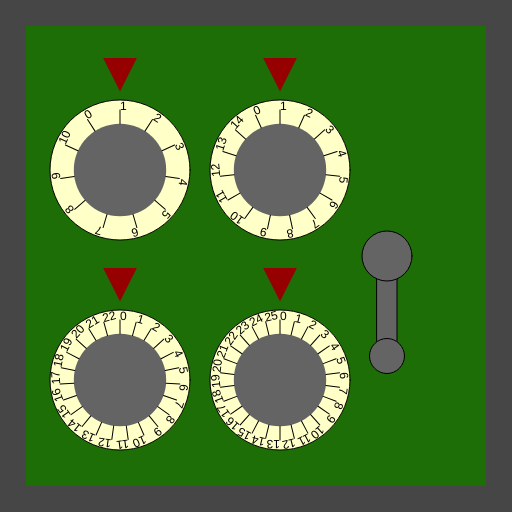
Frame 1 (no input)
Frame 60 (no input): identical to frame 1, image omitted
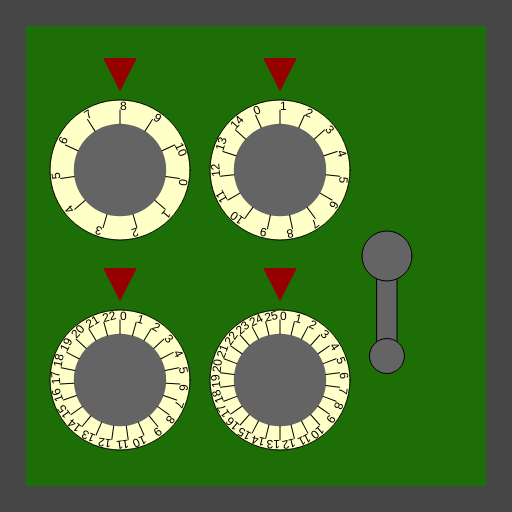
Frame 120 (the mouse pressed at the canvas centre since frame 60)

The p5.js sketch that drew these frames (run headless with seeded random() and noise() and a simulated clock; from frame 60 on, the mouse is pressed at the canvas centre):

// p5.js sketch
// ── sketch.js
/*

Officer: 1450836
CaseNum: 303-2-82870950-1450836

Case 303 - The Case of the Crooked Attorney
Stage 3 - The Gates Bank

I’ve made an appointment for you at the Gates Bank to retrieve your safe deposit box from the vault.
Actually you will break into Torvalds’ one.

Crack the safe by doing the following:

	Whilst the mouse is moving:
	- Make ClassifiedSafeVal0 equal to the value of mouseX
	- Use the 'constrain' function to prevent ClassifiedSafeVal0 from falling below 1 and going above 8

	When any key is released:
	- Increment ClassifiedSafeVal1 by 2
	- Use the 'min' function to prevent ClassifiedSafeVal1 from going above 17

	Whilst the mouse is moving:
	- Make ClassifiedSafeVal2 equal to the value of mouseY
	- Use the 'max' function to prevent ClassifiedSafeVal2 from falling below 1

	When any key is pressed:
	- Decrement ClassifiedSafeVal3 by 1
	- Use the 'max' function to prevent ClassifiedSafeVal3 from falling below 3

	When the mouse button is released:
	- Make ClassifiedSafeVal4 equal to the value of mouseX
	- Use the 'min' function to prevent ClassifiedSafeVal4 from going above 67



This time you'll need to create the relevant event handlers yourself.

There are many possible ways of investigating this case, but you
should use ONLY the following commands:

	- The assignment operator aka. the equals sign !
	- mouseX, mouseY
	- Incrementing +=
	- Decrementing -=
	- min, max
	- constrain

*/

//declare the variables

var ClassifiedSafeVal0;
var ClassifiedSafeVal1;
var ClassifiedSafeVal2;
var ClassifiedSafeVal3;
var ClassifiedSafeVal4;


function preload()
{
	//IMAGES WILL BE LOADED HERE

}

function setup()
{
	createCanvas(512,512);

	//initialise the variables
	ClassifiedSafeVal0 = 0;
	ClassifiedSafeVal1 = 0;
	ClassifiedSafeVal2 = 0;
	ClassifiedSafeVal3 = 0;
	ClassifiedSafeVal4 = 0;

}

///////////////////EVENT HANDLERS///////////////////

//Create event handlers here to open the safe ...
function mouseMoved(){
	ClassifiedSafeVal0 = mouseX;
	ClassifiedSafeVal2 = mouseY;
	ClassifiedSafeVal0 = constrain(ClassifiedSafeVal0, 1, 8);
	ClassifiedSafeVal2 = max(ClassifiedSafeVal2, 1);
}

function keyReleased(){
	ClassifiedSafeVal1 += 2;
	ClassifiedSafeVal1 = min(ClassifiedSafeVal1, 17);
}

function keyPressed(){
	ClassifiedSafeVal3 -= 1;
	ClassifiedSafeVal3 = max(ClassifiedSafeVal3, 3);

}

function mouseReleased(){
	ClassifiedSafeVal4 = mouseX;
	ClassifiedSafeVal4 = min(ClassifiedSafeVal4, 67);
}

///////////////DO NOT CHANGE CODE BELOW THIS POINT///////////////////

function draw()
{

	//Draw the safe door
	background(70);
	noStroke();
	fill(29,110,6);
	rect(26,26,width-52,width-52);

	//Draw the combination dials
	push();
	translate(120,170);
	drawDial(140,ClassifiedSafeVal0, 11);
	pop();

	push();
	translate(120,380);
	drawDial(140,ClassifiedSafeVal1, 23);
	pop();

	push();
	translate(280,170);
	drawDial(140,ClassifiedSafeVal2, 15);
	pop();

	push();
	translate(280,380);
	drawDial(140,ClassifiedSafeVal3, 26);
	pop();

	//Draw the lever
	push();
	translate(width - 125,256);
	drawLever(ClassifiedSafeVal4);
	pop();


}

function drawDial(diameter,num,maxNum)
{
	//the combination lock

	var r = diameter * 0.5;
	var p = r * 0.6;

	stroke(0);
	fill(255,255,200);
	ellipse(0,0,diameter,diameter);
	fill(100);
	noStroke();
	ellipse(0,0,diameter*0.66,diameter*0.66);
	fill(150,0,0);
	triangle(
		-p * 0.4,-r-p,
		p * 0.4,-r-p,
		0,-r-p/5
	);

	noStroke();

	push();
	var inc = 360/maxNum;

	rotate(radians(-num * inc));
	for(var i = 0; i < maxNum; i++)
	{
		push();
		rotate(radians(i * inc));
		stroke(0);
		line(0,-r*0.66,0,-(r-10));
		noStroke();
		fill(0);
		text(i,0,-(r-10));
		pop();
	}

	pop();
}

function drawLever(rot)
{
	push();
	rotate(radians(-rot))
	stroke(0);
	fill(100);
	rect(-10,0,20,100);
	ellipse(0,0,50,50);
	ellipse(0,100,35,35);
	pop();
}
